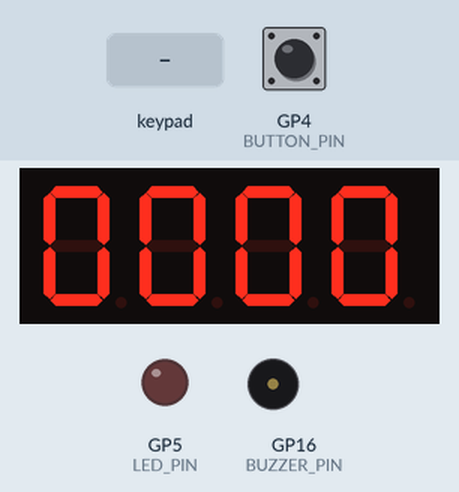
Simulated run of this sketch. Board: Raspberry Pi Pico W. On the bench: 4-digit seven-segment display, output pins drawn as LEDs (lit = HIGH), buzzer (waves = sounding, pin HIGH). Inputs (shaded band) come from the test bench; at power-on: GP4 (BUTTON_PIN) HIGH.

Above: at 1.2 s.
1.3 s: GP4 (BUTTON_PIN) pulled LOW for 0.15 s
At 2.1 s:
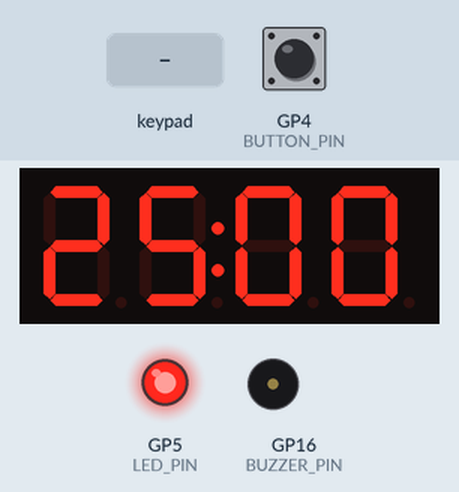
At 3.1 s:
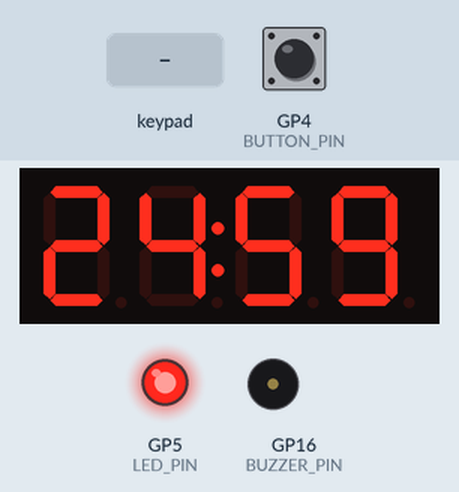
4.4 s: keypad keys 6 7 8 9 A pressed 0.4 s apart
7.9 s: key 'A' pressed
Timing chart, 0 to 10.9 s (numbered marks = the images above; inputs shaded):
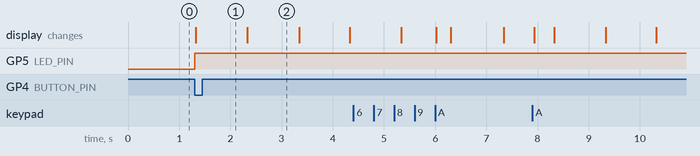

The sketch:

sketch.ino
```cpp
#include <TM1637Display.h>
#include <Keypad.h>
#include <Wire.h>
#include <RTClib.h>


#define CLK 2
#define DIO 3
TM1637Display display(CLK, DIO);


#define BUTTON_PIN 4
#define LED_PIN 5
#define BUZZER_PIN 16


RTC_DS3231 rtc;


const byte ROWS = 4;
const byte COLS = 4;
char keys[ROWS][COLS] = {
  {'1','2','3','A'},
  {'4','5','6','B'},
  {'7','8','9','C'},
  {'*','0','#','D'}
};
byte rowPins[ROWS] = {6, 7, 8, 9};
byte colPins[COLS] = {10, 11, 12, 13};
Keypad keypad = Keypad(makeKeymap(keys), rowPins, colPins, ROWS, COLS);

unsigned long startMillis;
unsigned long elapsedMillis;
bool isRunning = false;
const int pomodoroDuration = 1500;

void setup() {
  pinMode(BUTTON_PIN, INPUT_PULLUP);
  pinMode(LED_PIN, OUTPUT);
  pinMode(BUZZER_PIN, OUTPUT);

  display.setBrightness(0x0f);
  if (!rtc.begin()) {

    while (1);
  }

  if (rtc.lostPower()) {
    rtc.adjust(DateTime(F(__DATE__), F(__TIME__)));
  }

  display.showNumberDec(0, true);
}

void loop() {

  if (digitalRead(BUTTON_PIN) == LOW && !isRunning) {
    startMillis = millis();
    isRunning = true;
    digitalWrite(LED_PIN, HIGH);
  }

  if (isRunning) {
    elapsedMillis = (millis() - startMillis) / 1000;
    int remainingTime = pomodoroDuration - elapsedMillis;


    display.showNumberDecEx(remainingTime / 60 * 100 + remainingTime % 60, 0x40, true);

    if (remainingTime <= 0) {
      isRunning = false;
      digitalWrite(LED_PIN, LOW);
      tone(BUZZER_PIN, 1000, 2000);
      storePomodoroSession();
    }
  }

  char key = keypad.getKey();
  if (key) {
    handleKeyPress(key);
  }
}

void storePomodoroSession() {
  DateTime now = rtc.now();

  Serial.print("Pomodoro completed at: ");
  Serial.println(now.timestamp());
}

void handleKeyPress(char key) {

  if (key == 'A') {

    display.showNumberDec(8888);
  }
}
```

Measured:
- after the input at 1.3 s, GP5 (LED_PIN): LOW → HIGH at once; the display: changes at once (image 1)
